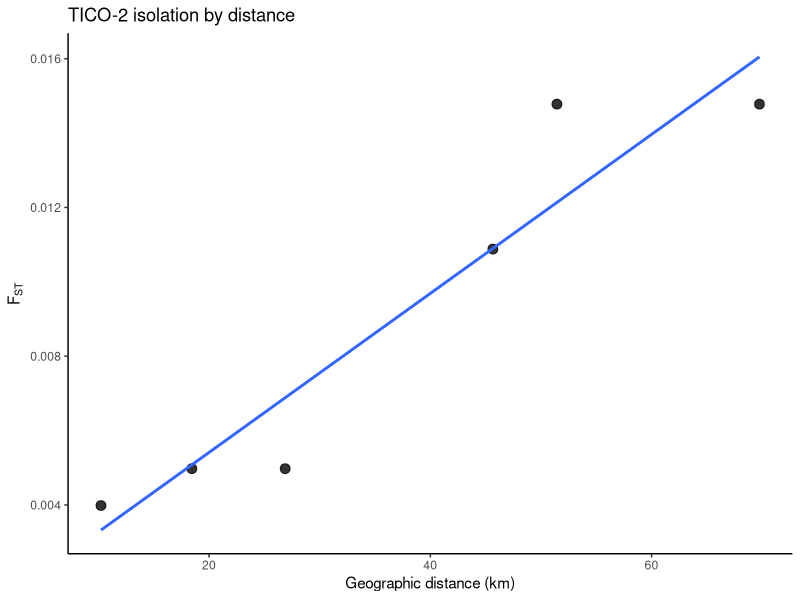
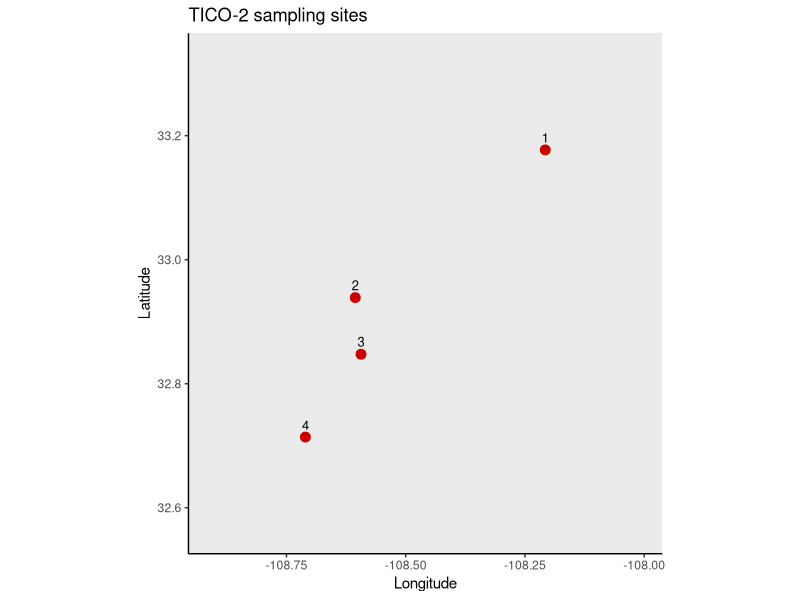

Reproduce these figures in R, in order. (Note: this script raises an error after producing the figures.)
# -----------------------------
# TICO-2 Tiaroga cobitis
# Pilger et al. 2017
# Upper Gila River, New Mexico
#
# Workflow:
# - site coordinates are taken directly from Table S1
# - pairwise values in Table S4 are Slatkin's linearized FST
# - raw FST is back-calculated as linearized_FST / (1 + linearized_FST)
# - the matrix is forced to be symmetric
# - any negative FST values are set to 0
# -----------------------------

library(geosphere)
library(ggplot2)
library(maps)

# -----------------------------
# paths
# -----------------------------
out_rdata <- "/Users/johnmccall/Library/CloudStorage/OneDrive-TheOhioStateUniversity/Spring_2026/Landgen_DGS/DGS-Patterns-of-Fish-Diversity/DGS-Patterns-of-Fish-Diversity/Objective 2/Data/TICO-2/data/TICO-2.RData"

# -----------------------------
# 1) sites in Table S4 order
# original_site gives the site number from Pilger et al. Table S1 / Fig. 1
# site is the renumbered Objective 2 site ID used in the matrix
# -----------------------------
TICO_2_coords <- data.frame(
  site = 1:4,
  #original_site = c(9, 5, 4, 3),
  #stream = c(
  #  "Gila River below confluence with East Fork",
  #  "Gila River at Riverside",
  #  "Gila River at Bird Area",
  #  "Gila River at confluence with Ash Canyon"
  #),
  #classification = c("Mainstem", "Mainstem", "Mainstem", "Mainstem"),
  lat = c(33.17707829, 32.9388458, 32.84751, 32.713959),
  lon = c(-108.2074147, -108.6056954, -108.593688, -108.71031),
#  elev_m = c(1691, 1360, 1331, 1240),
#river_km_from_site1 = c(159.0, 75.0, 60.0, 30.0),
  stringsAsFactors = FALSE
)

stopifnot(nrow(TICO_2_coords) == 4)
stopifnot(identical(TICO_2_coords$site, 1:4))

# -----------------------------
# 2) pairwise FST matrix
# back-calculated from Slatkin's linearized FST in Table S4
# FST = linearized_FST / (1 + linearized_FST)
# -----------------------------
TICO_2_fst <- matrix(0, nrow = 4, ncol = 4)
rownames(TICO_2_fst) <- colnames(TICO_2_fst) <- as.character(1:4)

TICO_2_fst[1,2] <- 0.0108803165
TICO_2_fst[1,3] <- 0.0147783251
TICO_2_fst[1,4] <- 0.0147783251
TICO_2_fst[2,3] <- 0.0039840637
TICO_2_fst[2,4] <- 0.0049751244
TICO_2_fst[3,4] <- 0.0049751244

# make symmetric and clean
TICO_2_fst[lower.tri(TICO_2_fst)] <- t(TICO_2_fst)[lower.tri(TICO_2_fst)]
TICO_2_fst[TICO_2_fst < 0] <- 0
diag(TICO_2_fst) <- 0

stopifnot(identical(dim(TICO_2_fst), c(4L, 4L)))
stopifnot(isTRUE(all.equal(TICO_2_fst, t(TICO_2_fst), check.attributes = FALSE)))
stopifnot(identical(as.character(TICO_2_coords$site), rownames(TICO_2_fst)))

# -----------------------------
# 3) geographic distances (km)
# -----------------------------
coords <- TICO_2_coords[, c("lon", "lat")]
geo_dist_km <- geosphere::distm(coords, fun = geosphere::distHaversine) / 1000
rownames(geo_dist_km) <- colnames(geo_dist_km) <- TICO_2_coords$site

# -----------------------------
# 4) IBD dataframe
# -----------------------------
ibd_df <- data.frame(
  site1   = rownames(TICO_2_fst)[row(TICO_2_fst)[upper.tri(TICO_2_fst)]],
  site2   = colnames(TICO_2_fst)[col(TICO_2_fst)[upper.tri(TICO_2_fst)]],
  fst     = TICO_2_fst[upper.tri(TICO_2_fst)],
  dist_km = geo_dist_km[upper.tri(geo_dist_km)]
)

# -----------------------------
# 5) map of sampling sites
# -----------------------------
world_map <- map_data("world")
usa_map   <- subset(world_map, region == "USA")

map_df <- TICO_2_coords
map_df$label <- as.character(map_df$site)

p_map <- ggplot() +
  geom_polygon(
    data = usa_map,
    aes(x = long, y = lat, group = group),
    fill = "grey92",
    color = "grey55",
    linewidth = 0.2
  ) +
  geom_point(
    data = map_df,
    aes(x = lon, y = lat),
    color = "red3",
    size = 3
  ) +
  geom_text(
    data = map_df,
    aes(x = lon, y = lat, label = label),
    nudge_y = 0.02,
    size = 3.3
  ) +
  coord_fixed(
    ratio = 1.3,
    xlim = range(map_df$lon) + c(-0.2, 0.2),
    ylim = range(map_df$lat) + c(-0.15, 0.15)
  ) +
  theme_classic() +
  labs(
    x = "Longitude",
    y = "Latitude",
    title = "TICO-2 sampling sites"
  )

# -----------------------------
# 6) IBD plot
# -----------------------------
p_ibd <- ggplot(ibd_df, aes(x = dist_km, y = fst)) +
  geom_point(size = 3, alpha = 0.8) +
  geom_smooth(method = "lm", se = FALSE) +
  theme_classic() +
  labs(
    x = "Geographic distance (km)",
    y = expression(F[ST]),
    title = "TICO-2 isolation by distance"
  )

# -----------------------------
# 7) save RData
# -----------------------------
save(
  TICO_2_fst,
  TICO_2_coords,
  file = out_rdata
)

# -----------------------------
# 8) print outputs
# -----------------------------
print(TICO_2_coords)
print(round(TICO_2_fst, 4))
print(head(ibd_df))
print(p_map)
print(p_ibd)
